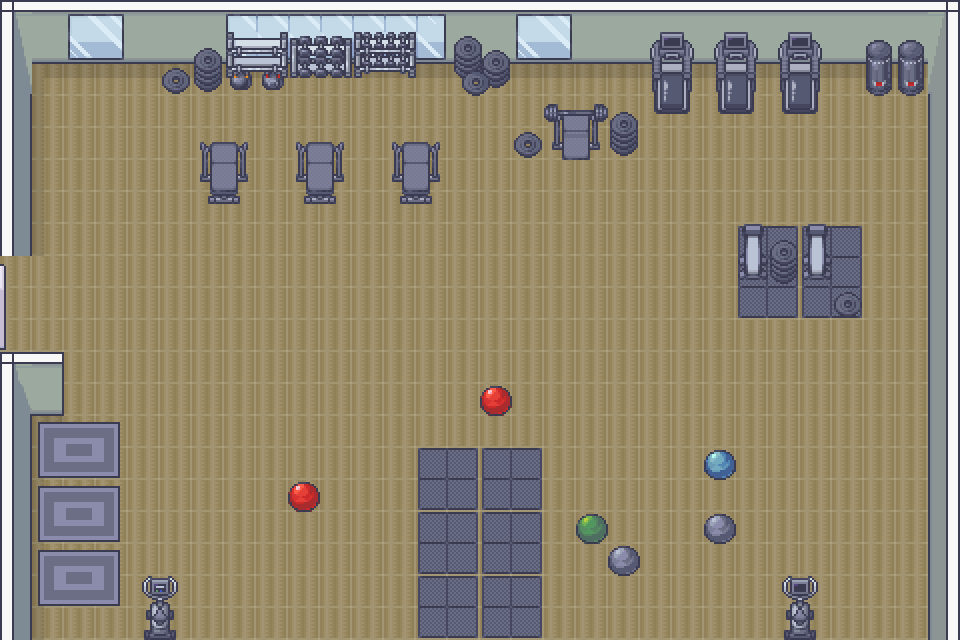

This is a level from a 2D game, rendered from its Tiled map with the project's own tilesets. A one-line summary and the map file follow, with tile-layer data summarised:
An orthogonal 30x20 tile map with 32x32 px tiles, 5 tile layers (Tile Layer 1, walls, objects, objects2, ...), 5 tilesets.

<map version="1.10" tiledversion="1.11.2" orientation="orthogonal" renderorder="right-down" width="30" height="20" tilewidth="32" tileheight="32" infinite="0" nextlayerid="6" nextobjectid="1">
 <tileset firstgid="1" source="textures/spawn_room.tsx" />
 <tileset firstgid="601" name="8_Gym_Shadowless_32x32" tilewidth="32" tileheight="32" tilecount="528" columns="16">
  <image source="textures/gym.png" width="512" height="1056" />
 </tileset>
 <tileset firstgid="1129" name="5_Classroom_and_library_Shadowless_32x32" tilewidth="32" tileheight="32" tilecount="544" columns="16">
  <image source="textures/classroom.png" width="512" height="1088" />
 </tileset>
 <tileset firstgid="1673" name="Room_Builder_3d_walls_32x32" tilewidth="32" tileheight="32" tilecount="1416" columns="24">
  <image source="textures/3dwalls.png" width="768" height="1888" />
 </tileset>
 <tileset firstgid="3089" name="conference" tilewidth="32" tileheight="32" tilecount="192" columns="16">
  <image source="textures/conference.png" width="512" height="384" />
  <tile id="127">
   <properties>
    <property name="destination" value="Bedroom" />
    <property name="spawnX" type="float" value="896" />
    <property name="spawnY" type="float" value="224" />
   </properties>
  </tile>
  <tile id="143">
   <properties>
    <property name="destination" value="Bedroom" />
    <property name="spawnX" type="float" value="896" />
    <property name="spawnY" type="float" value="224" />
   </properties>
  </tile>
  <tile id="159">
   <properties>
    <property name="destination" value="Bedroom" />
    <property name="spawnX" type="float" value="896" />
    <property name="spawnY" type="float" value="224" />
   </properties>
  </tile>
 </tileset>
 <layer id="1" name="Tile Layer 1" width="30" height="20">
  <data>[600 cells, 600 non-empty, 4 distinct tile ids]</data>
 </layer>
 <layer id="2" name="walls" width="30" height="20">
  <data>[600 cells, 95 non-empty, 13 distinct tile ids]</data>
 </layer>
 <layer id="3" name="objects" width="30" height="20">
  <data>[600 cells, 136 non-empty, 62 distinct tile ids]</data>
 </layer>
 <layer id="4" name="objects2" width="30" height="20">
  <data>[600 cells, 36 non-empty, 27 distinct tile ids]</data>
 </layer>
 <layer id="5" name="doors" width="30" height="20">
  <data>[600 cells, 3 non-empty, 3 distinct tile ids]</data>
 </layer>
</map>
